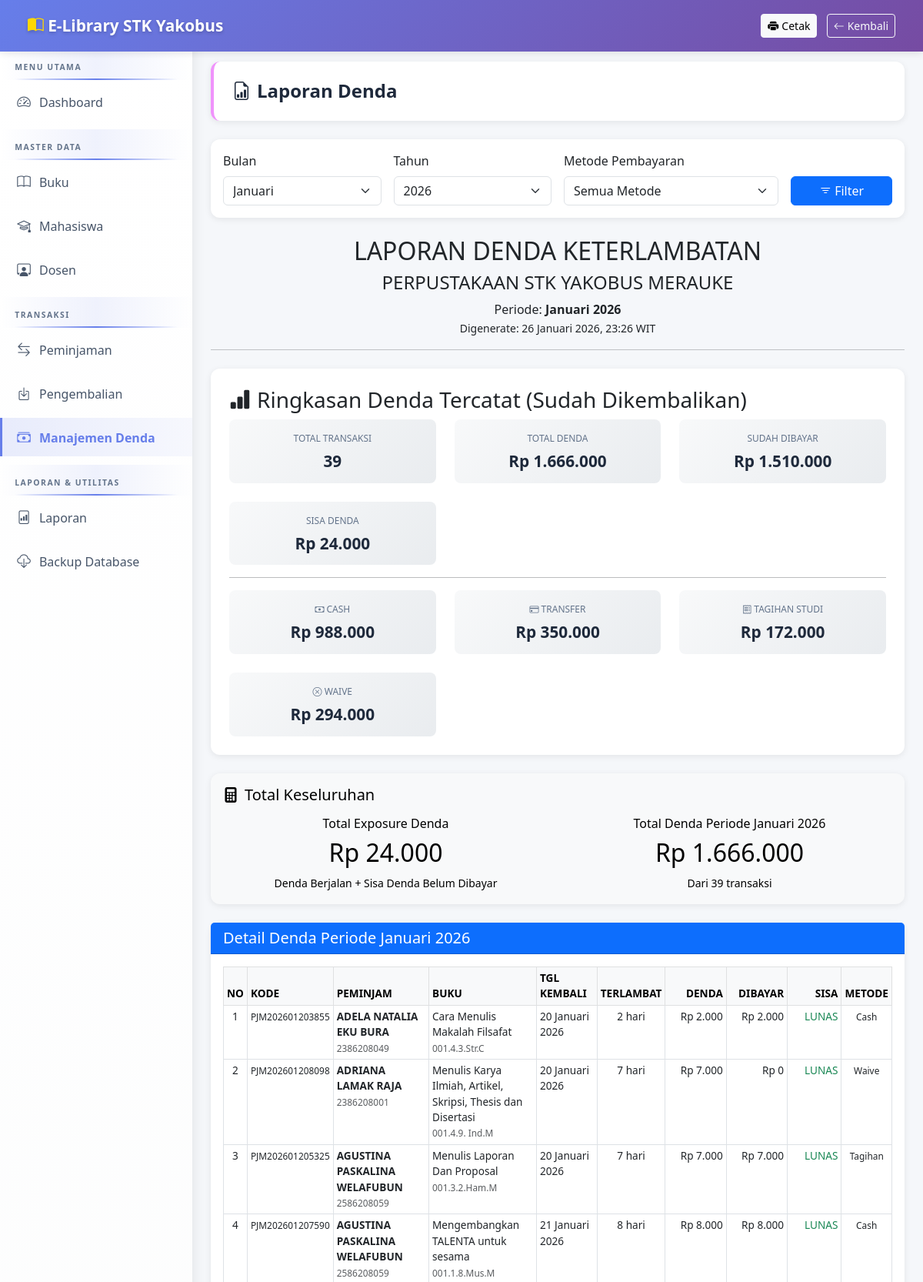
The page /modules/denda/laporan.php (signed in, upper part) on the database its author committed.
### tables this page shows
CREATE TABLE `pengembalian` (
  `id` int(11) NOT NULL AUTO_INCREMENT,
  `peminjaman_id` int(11) NOT NULL,
  `tanggal_kembali` date NOT NULL,
  `keterlambatan_hari` int(11) DEFAULT 0,
  `denda` int(11) DEFAULT 0,
  `denda_dibayar` int(11) DEFAULT 0,
  `uang_kembali` int(11) DEFAULT 0,
  `sisa_denda` int(11) DEFAULT 0,
  `nomor_bukti` varchar(50) DEFAULT NULL,
  `tanggal_lunas` datetime DEFAULT NULL,
  `metode_pembayaran` enum('cash','transfer','tagihan_studi','waive') DEFAULT 'cash',
  `keterangan` text DEFAULT NULL,
  `status_buku` enum('normal','hilang','rusak_parah') DEFAULT 'normal',
  `nominal_denda_buku` decimal(10,2) DEFAULT 0.00,
  `keterangan_kehilangan` text DEFAULT NULL,
  `created_at` timestamp NOT NULL DEFAULT current_timestamp(),
  PRIMARY KEY (`id`),
  KEY `peminjaman_id` (`peminjaman_id`),
  KEY `idx_nomor_bukti` (`nomor_bukti`),
  KEY `idx_status_buku` (`status_buku`),
  CONSTRAINT `pengembalian_ibfk_1` FOREIGN KEY (`peminjaman_id`) REFERENCES `peminjaman` (`id`) ON DELETE CASCADE
);

CREATE TABLE `peminjaman` (
  `id` int(11) NOT NULL AUTO_INCREMENT,
  `kode_peminjaman` varchar(50) NOT NULL,
  `jenis_peminjam` enum('mahasiswa','dosen') NOT NULL,
  `peminjam_id` int(11) NOT NULL,
  `buku_id` int(11) NOT NULL,
  `tanggal_pinjam` date NOT NULL,
  `tanggal_jatuh_tempo` date NOT NULL,
  `tanggal_kembali` date DEFAULT NULL,
  `status` enum('dipinjam','diperpanjang','dikembalikan','terlambat') DEFAULT 'dipinjam',
  `denda` int(11) DEFAULT 0,
  `created_at` timestamp NOT NULL DEFAULT current_timestamp(),
  `updated_at` timestamp NOT NULL DEFAULT current_timestamp() ON UPDATE current_timestamp(),
  PRIMARY KEY (`id`),
  UNIQUE KEY `kode_peminjaman` (`kode_peminjaman`),
  KEY `buku_id` (`buku_id`),
  CONSTRAINT `peminjaman_ibfk_1` FOREIGN KEY (`buku_id`) REFERENCES `buku` (`id`) ON DELETE CASCADE
);

CREATE TABLE `mahasiswa` (
  `id` int(11) NOT NULL AUTO_INCREMENT,
  `nim` varchar(20) NOT NULL,
  `nama` varchar(255) NOT NULL,
  `program_studi` varchar(100) NOT NULL,
  `angkatan` varchar(10) NOT NULL,
  `no_hp` varchar(20) DEFAULT NULL,
  `foto` varchar(255) DEFAULT NULL,
  `created_at` timestamp NOT NULL DEFAULT current_timestamp(),
  `updated_at` timestamp NOT NULL DEFAULT current_timestamp() ON UPDATE current_timestamp(),
  PRIMARY KEY (`id`),
  UNIQUE KEY `nim` (`nim`)
);

CREATE TABLE `buku` (
  `id` int(11) NOT NULL AUTO_INCREMENT,
  `nomor_buku` varchar(50) NOT NULL,
  `judul` varchar(255) NOT NULL,
  `pengarang` varchar(255) NOT NULL,
  `penerbit` varchar(255) DEFAULT NULL,
  `tahun_terbit` year(4) DEFAULT NULL,
  `stok` int(11) DEFAULT 0,
  `stok_tersedia` int(11) DEFAULT 0,
  `created_at` timestamp NOT NULL DEFAULT current_timestamp(),
  `updated_at` timestamp NOT NULL DEFAULT current_timestamp() ON UPDATE current_timestamp(),
  PRIMARY KEY (`id`),
  UNIQUE KEY `nomor_buku` (`nomor_buku`)
);

### modules/denda/laporan.php (the view, shortened to what the rows shown need)
<?php
require_once '../../config/database.php';
require_once '../../config/functions.php';
function hitungDendaBerjalan($conn) {
    $today = date('Y-m-d');
    $query = "SELECT p.id, p.tanggal_jatuh_tempo, p.kode_peminjaman
              FROM peminjaman p
              WHERE p.tanggal_jatuh_tempo < '$today'
              AND p.tanggal_kembali IS NULL
              AND p.status NOT IN ('dikembalikan', 'selesai')";
    $result = $conn->query($query);
    $total_denda = 0;
    $total_buku = 0;
    $total_hari_terlambat = 0;
    $detail = array();
    return [
        'total_denda' => $total_denda,
        'total_buku' => $total_buku,
        'total_hari' => $total_hari_terlambat,
        'detail' => $detail
    ];
}
$bulan = isset($_GET['bulan']) ? $_GET['bulan'] : date('m');
$tahun = isset($_GET['tahun']) ? $_GET['tahun'] : date('Y');
$where_query = "WHERE pg.denda > 0
                AND MONTH(pg.tanggal_kembali) = $bulan
                AND YEAR(pg.tanggal_kembali) = $tahun";
$query = "SELECT pg.*, p.kode_peminjaman, p.jenis_peminjam, p.peminjam_id,
          b.judul, b.nomor_buku
          FROM pengembalian pg
          JOIN peminjaman p ON pg.peminjaman_id = p.id
          JOIN buku b ON p.buku_id = b.id
          $where_query
          ORDER BY pg.tanggal_kembali ASC";
$result = $conn->query($query);
$data_laporan = array();
if ($result) {
    while ($row = $result->fetch_assoc()) {
        $data_laporan[] = $row;
    }
}
$stats_query = "SELECT
                COUNT(*) as total_transaksi,
                SUM(denda) as total_denda,
                SUM(denda_dibayar) as total_dibayar,
                SUM(sisa_denda) as total_sisa,
                SUM(CASE WHEN metode_pembayaran = 'cash' THEN denda_dibayar ELSE 0 END) as cash,
                SUM(CASE WHEN metode_pembayaran = 'transfer' THEN denda_dibayar ELSE 0 END) as transfer,
                SUM(CASE WHEN metode_pembayaran = 'tagihan_studi' THEN denda_dibayar ELSE 0 END) as tagihan_studi,
                SUM(CASE WHEN metode_pembayaran = 'waive' THEN denda ELSE 0 END) as waive
                FROM pengembalian pg
                $where_query";
$stats_result = $conn->query($stats_query);
if ($stats_result) {
    $stats_data = $stats_result->fetch_assoc();
    $total_denda = $stats_data['total_denda'] ?? 0;
    $total_sisa = $stats_data['total_sisa'] ?? 0;
} else {
    $total_transaksi = $total_denda = $total_dibayar = $total_sisa = 0;
    $cash = $transfer = $tagihan_studi = $waive = 0;
}
$denda_berjalan = hitungDendaBerjalan($conn);
?>
<!DOCTYPE html>
<html lang="id">
<head>
    <link href="https://cdn.jsdelivr.net/npm/bootstrap@5.3.0/dist/css/bootstrap.min.css" rel="stylesheet">
    <link rel="stylesheet" href="https://cdn.jsdelivr.net/npm/bootstrap-icons@1.11.0/font/bootstrap-icons.css">
</head>
<body>
    <main class="main-content">
        <div class="page-header no-print">
            <h1><i class="bi bi-file-earmark-bar-graph me-2"></i>Laporan Denda</h1>
        </div>
        <div class="text-center mb-4">
            <h2>LAPORAN DENDA KETERLAMBATAN</h2>
        </div>
        <div class="card bg-light text-black mb-4">
            <div class="card-body">
                <div class="row text-center">
                    <div class="col-md-6">
                        <h2><?= formatRupiah($denda_berjalan['total_denda'] + $total_sisa) ?></h2>
                    </div>
                    <div class="col-md-6">
                        <h2><?= formatRupiah($total_denda) ?></h2>
                    </div>
                </div>
            </div>
        </div>
        <div class="card">
            <div class="card-body">
                <div class="table-responsive">
                    <table class="table table-bordered table-sm">
                        <thead class="table-light">
                            <tr>
                                <th width="3%" class="text-center">NO</th>
                                <th width="10%">KODE</th>
                                <th width="15%">PEMINJAM</th>
                                <th width="18%">BUKU</th>
                                <th width="10%">TGL KEMBALI</th>
                                <th width="7%" class="text-center">TERLAMBAT</th>
                                <th width="10%" class="text-end">DENDA</th>
                                <th width="10%" class="text-end">DIBAYAR</th>
                                <th width="10%" class="text-end">SISA</th>
                                <th width="7%" class="text-center">METODE</th>
                            </tr>
                        </thead>
                        <tbody>
                            <?php
                            $no = 1;
                            if (count($data_laporan) > 0):
                                foreach ($data_laporan as $row):
                                    $nama_peminjam = getNamaPeminjam($conn, $row['jenis_peminjam'], $row['peminjam_id']);
                                    $identifier = getIdentifierPeminjam($conn, $row['jenis_peminjam'], $row['peminjam_id']);
                            ?>
                            <tr>
                                <td class="text-center"><?= $no++ ?></td>
                                <td><small><?= $row['kode_peminjaman'] ?></small></td>
                                <td>
                                    <strong><?= $nama_peminjam ?></strong><br>
                                    <small class="text-muted"><?= $identifier ?></small>
                                </td>
                                <td>
                                    <?= $row['judul'] ?><br>
                                    <small class="text-muted"><?= $row['nomor_buku'] ?></small>
                                </td>
                                <td><?= formatTanggalIndo($row['tanggal_kembali']) ?></td>
                                <td class="text-center"><?= $row['keterlambatan_hari'] ?> hari</td>
                                <td class="text-end"><?= formatRupiah($row['denda']) ?></td>
                                <td class="text-end"><?= formatRupiah($row['denda_dibayar']) ?></td>
                                <td class="text-end">
                                    <?php if ($row['sisa_denda'] > 0): ?>
                                        <strong class="text-warning"><?= formatRupiah($row['sisa_denda']) ?></strong>
                                    <?php else: ?>
                                        <span class="text-success">LUNAS</span>
                                    <?php endif; ?>
                                </td>
                                <td class="text-center">
                                    <small>
                                    <?php
                                    $metode_icons = [
                                        'cash' => 'Cash',
                                        'transfer' => 'Transfer',
                                        'tagihan_studi' => 'Tagihan',
                                        'waive' => 'Waive'
                                    ];
                                    echo $metode_icons[$row['metode_pembayaran']] ?? '-';
                                    ?>
                                    </small>
                                </td>
                            </tr>
                            <?php
                                endforeach;
                            endif; ?>
                        </tbody>
                    </table>
                </div>
            </div>
        </div>
    </main>
</body>
</html>

### rows shown on the page
pengembalian: peminjaman.kode_peminjaman "PJM202601203855", peminjaman.nama "ADELA NATALIA EKU BURA", peminjaman.nim "2386208049", buku.judul "Cara Menulis Makalah Filsafat", buku.nomor_buku "001.4.3.Str.C", tanggal_kembali "20 Januari 2026", keterlambatan_hari "2", denda "Rp 2.000", denda_dibayar "Rp 2.000", sisa_denda "LUNAS", metode_pembayaran "Cash"
pengembalian: peminjaman.kode_peminjaman "PJM202601208098", peminjaman.nama "ADRIANA LAMAK RAJA", peminjaman.nim "2386208001", buku.judul "Menulis Karya Ilmiah, Artikel, Skripsi, Thesis dan Disertasi", buku.nomor_buku "001.4.9. Ind.M", tanggal_kembali "20 Januari 2026", keterlambatan_hari "7", denda "Rp 7.000", denda_dibayar "Rp 0", sisa_denda "LUNAS", metode_pembayaran "Waive"
pengembalian: peminjaman.kode_peminjaman "PJM202601205325", peminjaman.nama "AGUSTINA PASKALINA WELAFUBUN", peminjaman.nim "2586208059", buku.judul "Menulis Laporan Dan Proposal", buku.nomor_buku "001.3.2.Ham.M", tanggal_kembali "20 Januari 2026", keterlambatan_hari "7", denda "Rp 7.000", denda_dibayar "Rp 7.000", sisa_denda "LUNAS", metode_pembayaran "Tagihan"
pengembalian: peminjaman.kode_peminjaman "PJM202601207590", peminjaman.nama "AGUSTINA PASKALINA WELAFUBUN", peminjaman.nim "2586208059", buku.judul "Mengembangkan TALENTA untuk sesama", buku.nomor_buku "001.1.8.Mus.M", tanggal_kembali "21 Januari 2026", keterlambatan_hari "8", denda "Rp 8.000", denda_dibayar "Rp 8.000", sisa_denda "LUNAS", metode_pembayaran "Cash"

### other values the page prints
$periode_text "Januari 2026"
$total_transaksi "39"
formatRupiah($total_denda) "Rp 1.666.000"
formatRupiah($total_dibayar) "Rp 1.510.000"
formatRupiah($total_sisa) "Rp 24.000"
formatRupiah($cash) "Rp 988.000"
formatRupiah($transfer) "Rp 350.000"
formatRupiah($tagihan_studi) "Rp 172.000"
formatRupiah($waive) "Rp 294.000"
formatRupiah($denda_berjalan['total_denda'] + $total_sisa) "Rp 24.000"
form field bulan "Januari"
form field tahun "2026"
